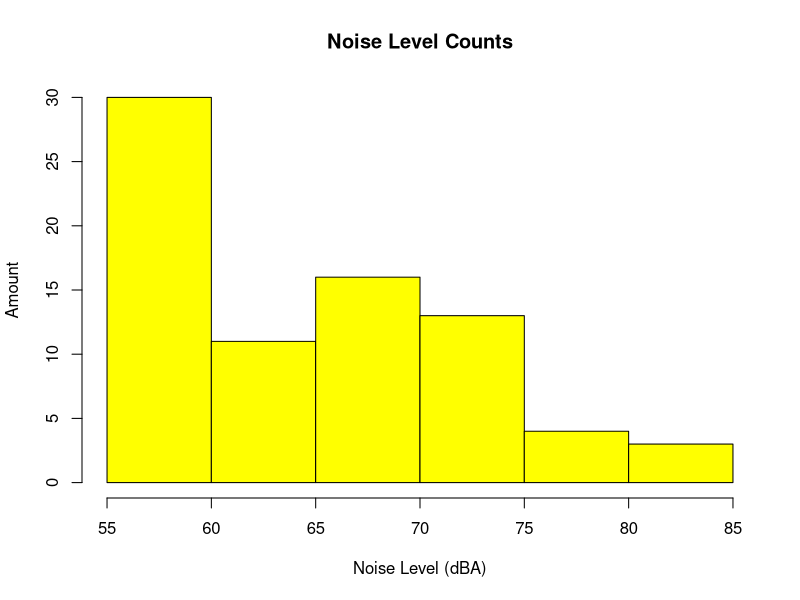
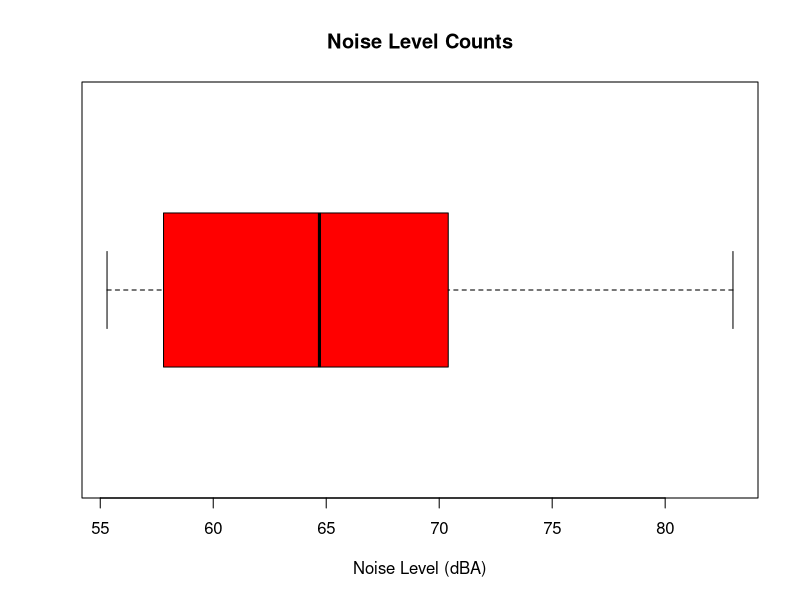
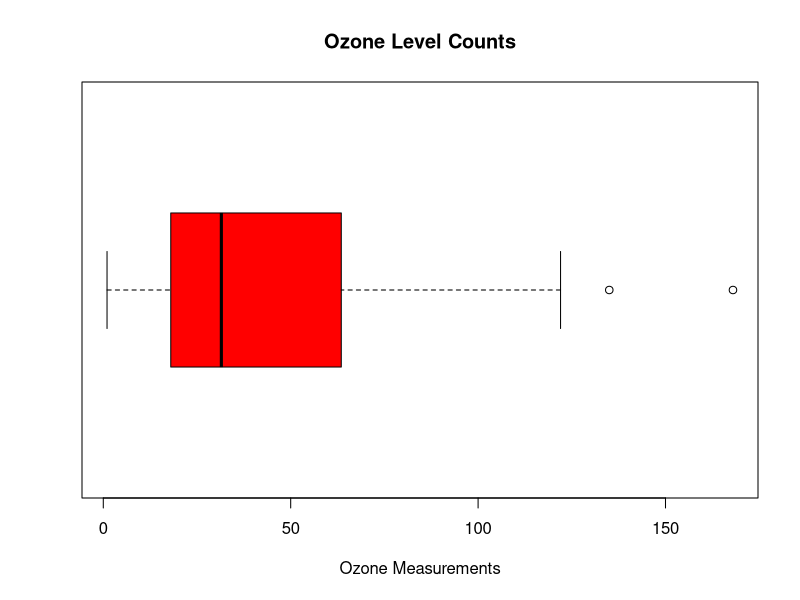
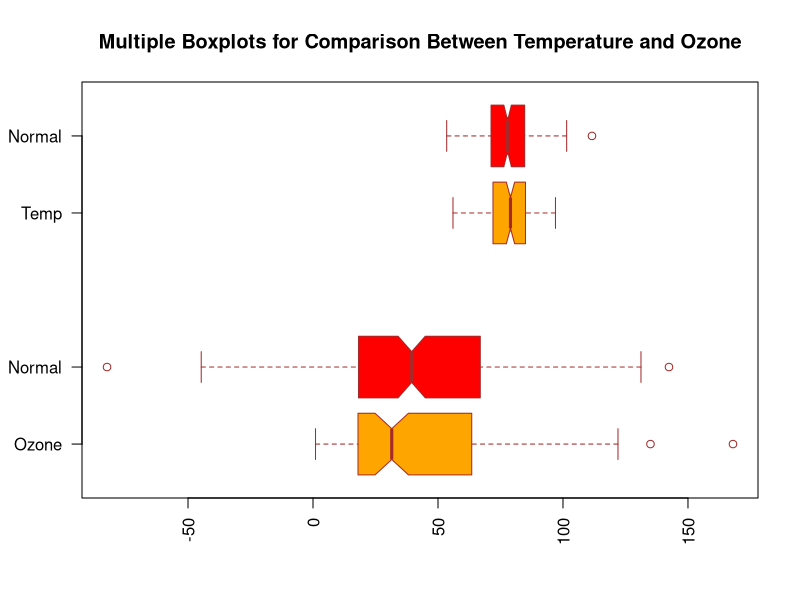
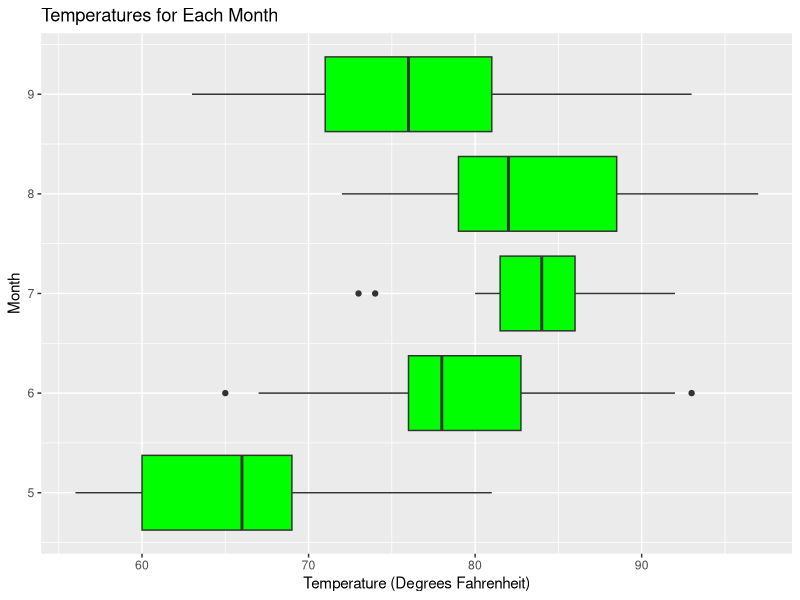

These figures' R source, in order:
## ---- chunk 1
knitr::opts_chunk$set(echo = TRUE)
## ---- chunk 2
library(ggplot2)
library(dplyr)
## ---- chunk 3
noises <- c(55.3, 55.3, 55.3, 55.9, 55.9, 55.9, 55.9, 56.1, 56.1, 56.1, 56.1,
56.1, 56.1, 56.8, 56.8, 57.0, 57.0, 57.0, 57.8, 57.8, 57.8, 57.9,
57.9, 57.9, 58.8, 58.8, 58.8, 59.8, 59.8, 59.8, 62.2, 62.2, 63.8,
63.8, 63.8, 63.9, 63.9, 63.9, 64.7, 64.7, 64.7, 65.1, 65.1, 65.1,
65.3, 65.3, 65.3, 65.3, 67.4, 67.4, 67.4, 67.4, 68.7, 68.7, 68.7,
68.7, 69.0, 70.4, 70.4, 71.2, 71.2, 71.2, 73.0, 73.0, 73.1, 73.1,
74.6, 74.6, 74.6, 74.6, 79.3, 79.3, 79.3, 79.3, 83.0, 83.0, 83.0)
## ---- chunk 4
# Compute sample mean, median, standard deviation and inter-quartile range for noise data.
mean(noises)
## ---- chunk 5
median(noises)
## ---- chunk 6
sd(noises)
## ---- chunk 7
IQR(noises)
## ---- chunk 8
# Generate histogram and boxplot
hist(noises, xlab = "Noise Level (dBA)", ylab = "Amount", col = "yellow", main = "Noise Level Counts")
## ---- chunk 9
boxplot(noises, xlab = "Noise Level (dBA)", col = "red", main = "Noise Level Counts",
horizontal = TRUE)
## ---- chunk 10
# Compute sample standard deviation
sd(airquality$Ozone, na.rm = TRUE)
## ---- chunk 11
# Compute sample mean
mean(airquality$Ozone, na.rm = TRUE)
## ---- chunk 12
# Generate horizontal boxplot
boxplot(airquality$Ozone, xlab = "Ozone Measurements", col = "red", main = "Ozone Level Counts", 
        horizontal = TRUE)
## ---- chunk 13
ozone_norm <- rnorm(200, mean(airquality$Ozone, na.rm = TRUE), sd(airquality$Ozone, na.rm = TRUE))
temp_norm <- rnorm(200, mean(airquality$Temp, na.rm = TRUE), sd(airquality$Temp, na.rm = TRUE))
boxplot(airquality$Ozone, ozone_norm, airquality$Temp, temp_norm,
main = "Multiple Boxplots for Comparison Between Temperature and Ozone",
at = c(1,2,4,5),
names = c("Ozone", "Normal", "Temp", "Normal"),
las = 2,
col = c("orange","red"),
border = "brown",
horizontal = TRUE,
notch = TRUE)
## ---- chunk 14
# Generate a boxplot for each month in the data
ggplot(data = airquality, aes(x = Month, y = Temp, group = Month)) +
  geom_boxplot(fill = "green") +
       labs(
         title = "Temperatures for Each Month",
         x = "Month",
         y = "Temperature (Degrees Fahrenheit)"
       ) +
  coord_flip()
## ---- chunk 15
june <- airquality %>% filter(airquality$Month == 6)
summary(june$Temp)
## ---- chunk 16
IQR(june$Temp)
## ---- chunk 17
july <- airquality %>% filter(airquality$Month == 7)
summary(july$Temp)
## ---- chunk 18
IQR(july$Temp)
boxplot.stats(july$Temp)$out
